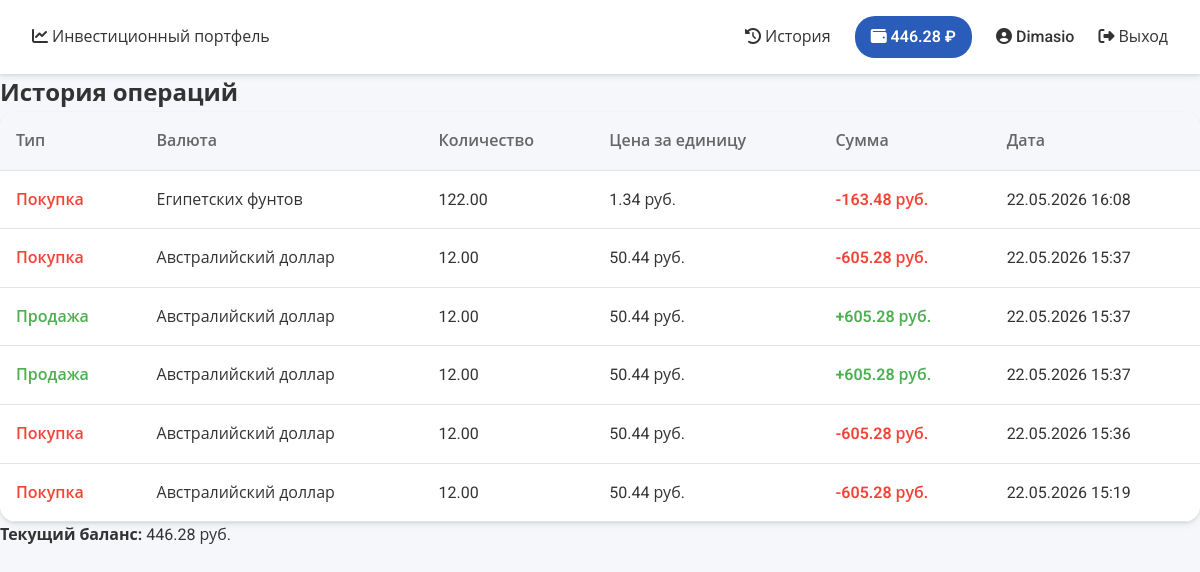
The page /history (signed in) on the database as committed earlier.
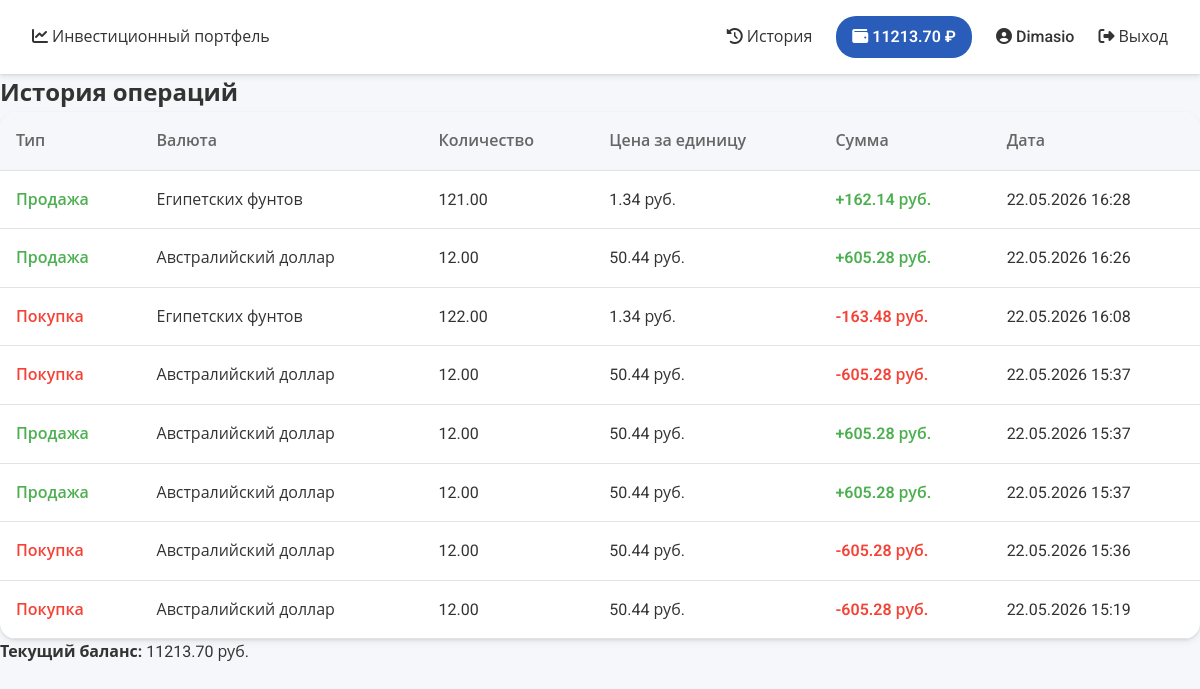
The same page on the database as committed later.
### MainApp/models.py (models this page shows)
class Profile(models.Model):
    user = models.OneToOneField(User, on_delete=models.CASCADE)
    balance = models.DecimalField(max_digits=10, decimal_places=2, default=0.00)

class Transaction(models.Model):
    TRANSACTION_TYPES = [
        ('buy', 'Покупка'),
        ('sell', 'Продажа'),
    ]
    user = models.ForeignKey(settings.AUTH_USER_MODEL, models.CASCADE)
    moneyid = models.CharField(max_length=100)
    money = models.CharField(max_length=200)
    count = models.DecimalField(max_digits=10, decimal_places=2, validators=[validators.MinValueValidator(0.01)], default=1)
    price = models.DecimalField(max_digits=10, decimal_places=2)
    endprice = models.DecimalField(max_digits=10, decimal_places=2)
    transaction_type = models.CharField(max_length=4, choices=TRANSACTION_TYPES)
    created_at = models.DateTimeField(auto_now_add=True)

### MainApp/modules/profile.py (the view)
# urls.py: path('history', profile.History, name='history'),
@login_required(login_url="login/")
def History(request):
    transactions = Transaction.objects.filter(user=request.user).order_by('-created_at')
    profile, _ = Profile.objects.get_or_create(user=request.user)
    return render(request, 'htmls/history.html', {'hist': transactions, 'balance': profile.balance})

### MainApp/templates/htmls/history.html
{% extends 'htmls/main.html' %}
{% block content %}
<h2>История операций</h2>
<table class="table">
    <thead>
        <tr>
            <th>Тип</th>
            <th>Валюта</th>
            <th>Количество</th>
            <th>Цена за единицу</th>
            <th>Сумма</th>
            <th>Дата</th>
        </tr>
    </thead>
    <tbody>
        {% for item in hist %}
        <tr>
            <td>
                {% if item.transaction_type == 'buy' %}
                    <span class="text-danger">Покупка</span>
                {% else %}
                    <span class="text-success">Продажа</span>
                {% endif %}
            </td>
            <td>{{ item.money }}</td>
            <td>{{ item.count }}</td>
            <td>{{ item.price }} руб.</td>
            <td>
                {% if item.transaction_type == 'buy' %}
                    <span class="text-danger">-{{ item.endprice }} руб.</span>
                {% else %}
                    <span class="text-success">+{{ item.endprice }} руб.</span>
                {% endif %}
            </td>
            <td>{{ item.created_at|date:"d.m.Y H:i" }}</td>
        </tr>
        {% empty %}
        <tr><td colspan="6">Операций пока нет</td></tr>
        {% endfor %}
    </tbody>
</table>
<p><strong>Текущий баланс:</strong> {{ balance }} руб.</p>
{% endblock %}

### MainApp/templates/htmls/main.html (shortened to what this page needs)
<!DOCTYPE html>
<html lang="ru">
<head>
    {% load static %}
    <link rel="stylesheet" href="{% static 'css/main.css' %}">
    <link rel="stylesheet" href="https://cdnjs.cloudflare.com/ajax/libs/font-awesome/6.4.0/css/all.min.css">
</head>
<header>
    <div>
        <a href="{% url 'home' %}"><i class="fas fa-chart-line"></i> Инвестиционный портфель</a>
    </div>
    <div>
        <a href="{% url 'history' %}"><i class="fas fa-history"></i> История</a>
        {% if user.is_authenticated %}
            <a href="{% url 'balance' %}"><i class="fas fa-wallet"></i> {{ balance|floatformat:2 }} ₽</a>
            <a href="{% url 'profile' %}"><i class="fas fa-user-circle"></i> {{ user.username }}</a>
            <a href="{% url 'logout' %}"><i class="fas fa-sign-out-alt"></i> Выход</a>
        {% else %}
            <a href="{% url 'signup' %}"><i class="fas fa-user-plus"></i> Регистрация</a>
            <a href="{% url 'login' %}"><i class="fas fa-sign-in-alt"></i> Вход</a>
        {% endif %}
    </div>
</header>
<body>
    <main>
        {% block content %}{% endblock %}
    </main>
</body>
</html>

Rows that differ between the two databases and show on the page:
changed Profile: balance "446.28" → "11213.70"
added Transaction: transaction_type "Продажа", money "Египетских фунтов", count "121.00", price "1.34", endprice "162.14", created_at "22.05.2026 16:28"
added Transaction: transaction_type "Продажа", money "Австралийский доллар", count "12.00", price "50.44", endprice "605.28", created_at "22.05.2026 16:26"
